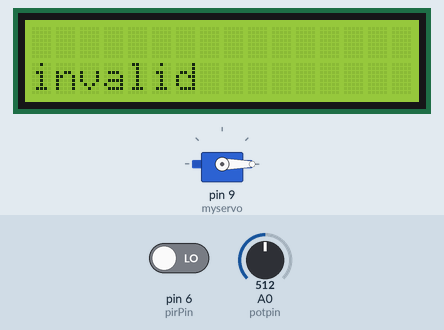
This sketch was run on a simulated Arduino Uno, built with avr-gcc and run on an emulated ATmega328P. Parts: 16×2 character LCD, servo. The test bench sets the inputs (shaded band); at power-on: pin 6 (pirPin) LOW, A0 (potpin) = 512.

Above: at 1.2 s.
1.3 s: pin 6 (pirPin) driven HIGH
At 1.6 s:
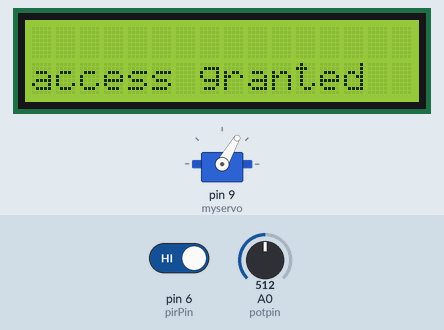
2.8 s: A0 (potpin) set to 716
At 3.9 s:
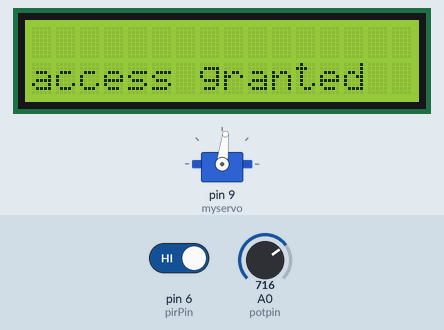
4.3 s: A0 (potpin) set to 900
At 5.0 s:
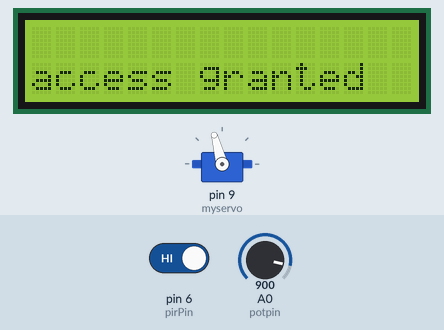
5.8 s: A0 (potpin) set to 1023
At 6.1 s:
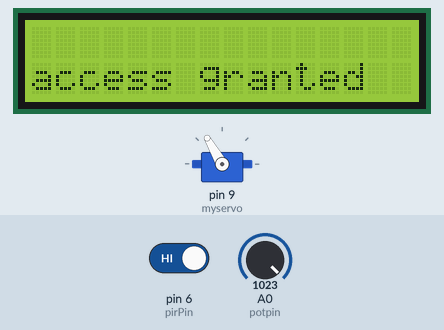
7.3 s: A0 (potpin) set to 511
At 8.5 s:
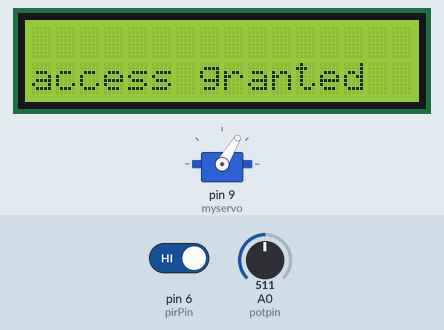
8.8 s: A0 (potpin) set to 306
At 9.7 s:
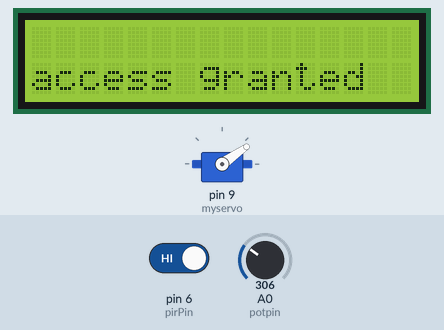
Timing chart, 0 to 11.3 s (numbered marks = the images above; inputs shaded):
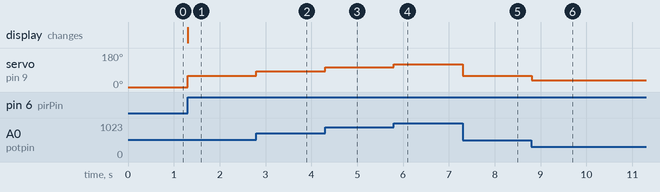

The sketch:

Hotel_door.ino
```cpp
/*
    The circuit:
 * LCD RS pin to digital pin 12
 * LCD Enable pin to digital pin 11
 * LCD D4 pin to digital pin 5
 * LCD D5 pin to digital pin 4
 * LCD D6 pin to digital pin 3
 * LCD D7 pin to digital pin 2
 * LCD R/W pin to ground
 * LCD VSS pin to ground
 * LCD VCC pin to 5V
 * 10K resistor:
 * ends to +5V and ground
 * wiper to LCD VO pin (pin 3)*/

#include <LiquidCrystal.h>
#include <Servo.h>


// initialize the library with the numbers of the interface pins
LiquidCrystal lcd(12, 11, 5, 4, 3, 2);
Servo myservo; // create servo object to control a servo
int potpin = 0; // analog pin used to connect the potentiometer
int val; // variable to read the value from the analog pin
int pirPin = 6  ;       // PIR Out pin
int pirStat = 0;

void setup() {
  // set up the LCD's number of columns and rows:
  lcd.begin(16, 2);
  myservo.attach(9);
  // Print a message to the LCD.
  pinMode(pirPin, INPUT);
  Serial.begin(9600);
}

void loop() {

  val = analogRead(potpin);
  pirStat = digitalRead(pirPin);
  if (pirStat == HIGH)
  {
    lcd.setCursor(0, 1);
    lcd.print("access granted");
    val = map(val, 0, 1023, 0, 120);

    myservo.write(val); // sets the servo position according to the scaled value
  }
  else
  {
    lcd.setCursor(0, 1);
    lcd.print("invalid       ");
    val = map(val, 0, 1023, 0, 0);
    myservo.write(val);
  }
}
```

Measured:
- after the input at 1.3 s, servo on pin 9 (myservo): 0° → 60° at once; the display: changes at once (image 1)
- after the input at 2.8 s, servo on pin 9 (myservo): 60° → 83° at once
- after the input at 4.3 s, servo on pin 9 (myservo): 83° → 105° at once
- after the input at 5.8 s, servo on pin 9 (myservo): 105° → 120° at once
- after the input at 7.3 s, servo on pin 9 (myservo): 120° → 59° at once
- after the input at 8.8 s, servo on pin 9 (myservo): 59° → 35° at once
